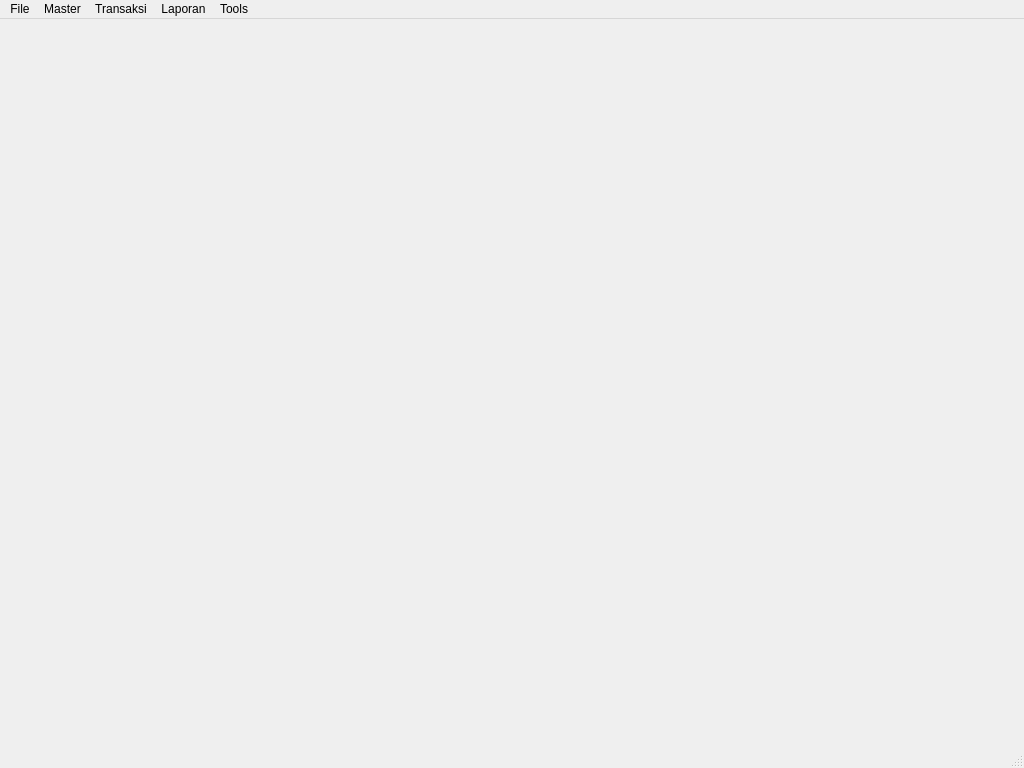
<?xml version="1.0" encoding="UTF-8"?>
<ui version="4.0">
 <class>MainWindow</class>
 <widget class="QMainWindow" name="MainWindow">
  <property name="geometry">
   <rect>
    <x>0</x>
    <y>0</y>
    <width>1024</width>
    <height>768</height>
   </rect>
  </property>
  <property name="windowTitle">
   <string>MainWindow</string>
  </property>
  <widget class="QWidget" name="centralwidget">
   <layout class="QGridLayout" name="gridLayout">
    <item row="0" column="0">
     <widget class="QStackedWidget" name="stackedContent">
      <property name="currentIndex">
       <number>1</number>
      </property>
      <widget class="QWidget" name="page"/>
      <widget class="QWidget" name="page_2"/>
     </widget>
    </item>
   </layout>
  </widget>
  <widget class="QMenuBar" name="menubar">
   <property name="geometry">
    <rect>
     <x>0</x>
     <y>0</y>
     <width>1024</width>
     <height>21</height>
    </rect>
   </property>
   <widget class="QMenu" name="menuFile">
    <property name="title">
     <string>File</string>
    </property>
    <addaction name="actionUser_Setting"/>
    <addaction name="actionLog_Off"/>
    <addaction name="separator"/>
    <addaction name="actionExit"/>
   </widget>
   <widget class="QMenu" name="menuMaster">
    <property name="title">
     <string>Master</string>
    </property>
    <addaction name="actionMaster_Barang"/>
    <addaction name="actionMaster_Customer"/>
    <addaction name="actionMaster_Supplier"/>
    <addaction name="separator"/>
    <addaction name="actionData_Perusahaan"/>
   </widget>
   <widget class="QMenu" name="menuTransaksi">
    <property name="title">
     <string>Transaksi</string>
    </property>
    <addaction name="actionTimbang_Barang_2"/>
    <addaction name="separator"/>
    <addaction name="actionPrint_Ulang_Tiket"/>
   </widget>
   <widget class="QMenu" name="menuLaporan">
    <property name="title">
     <string>Laporan</string>
    </property>
    <addaction name="actionLaporan_Supplier"/>
    <addaction name="actionLaporan_Customer"/>
   </widget>
   <widget class="QMenu" name="menuTools">
    <property name="title">
     <string>Tools</string>
    </property>
    <addaction name="actionPort_Setting"/>
    <addaction name="actionBackup_Data"/>
    <addaction name="actionRestore_Data"/>
    <addaction name="actionPrint_Layout"/>
   </widget>
   <addaction name="menuFile"/>
   <addaction name="menuMaster"/>
   <addaction name="menuTransaksi"/>
   <addaction name="menuLaporan"/>
   <addaction name="menuTools"/>
  </widget>
  <widget class="QStatusBar" name="statusbar"/>
  <action name="actionUser_Setting">
   <property name="text">
    <string>User Setting</string>
   </property>
  </action>
  <action name="actionLog_Off">
   <property name="text">
    <string>Log Off</string>
   </property>
  </action>
  <action name="actionExit">
   <property name="text">
    <string>Exit</string>
   </property>
  </action>
  <action name="actionMaster_Barang">
   <property name="text">
    <string>Master Barang</string>
   </property>
  </action>
  <action name="actionMaster_Customer">
   <property name="text">
    <string>Master Customer</string>
   </property>
  </action>
  <action name="actionMaster_Supplier">
   <property name="text">
    <string>Master Supplier</string>
   </property>
  </action>
  <action name="actionData_Perusahaan">
   <property name="text">
    <string>Data Perusahaan</string>
   </property>
  </action>
  <action name="actionTicket_Customer">
   <property name="text">
    <string>Tiket Customer</string>
   </property>
  </action>
  <action name="actionTiket_Supplier">
   <property name="text">
    <string>Tiket Supplier</string>
   </property>
  </action>
  <action name="actionTiket_Supplier_2">
   <property name="text">
    <string>Tiket Supplier</string>
   </property>
  </action>
  <action name="actionTiket_Customer">
   <property name="text">
    <string>Tiket Customer</string>
   </property>
  </action>
  <action name="actionTimbang_Barang_2">
   <property name="text">
    <string>Timbang Barang</string>
   </property>
  </action>
  <action name="actionTiket_Supplier_3">
   <property name="text">
    <string>Tiket Supplier</string>
   </property>
  </action>
  <action name="actionTiket_Customer_2">
   <property name="text">
    <string>Tiket Customer</string>
   </property>
  </action>
  <action name="actionLaporan_Supplier">
   <property name="text">
    <string>Laporan Supplier</string>
   </property>
  </action>
  <action name="actionLaporan_Customer">
   <property name="text">
    <string>Laporan Customer</string>
   </property>
  </action>
  <action name="actionPort_Setting">
   <property name="text">
    <string>Port Setting</string>
   </property>
  </action>
  <action name="actionBackup_Data">
   <property name="text">
    <string>Backup Data</string>
   </property>
  </action>
  <action name="actionRestore_Data">
   <property name="text">
    <string>Restore Data</string>
   </property>
  </action>
  <action name="actionPrint_Ulang_Tiket">
   <property name="text">
    <string>Print Ulang Tiket</string>
   </property>
  </action>
  <action name="actionPrint_Layout">
   <property name="text">
    <string>Print Layout</string>
   </property>
  </action>
 </widget>
 <resources/>
 <connections/>
</ui>
